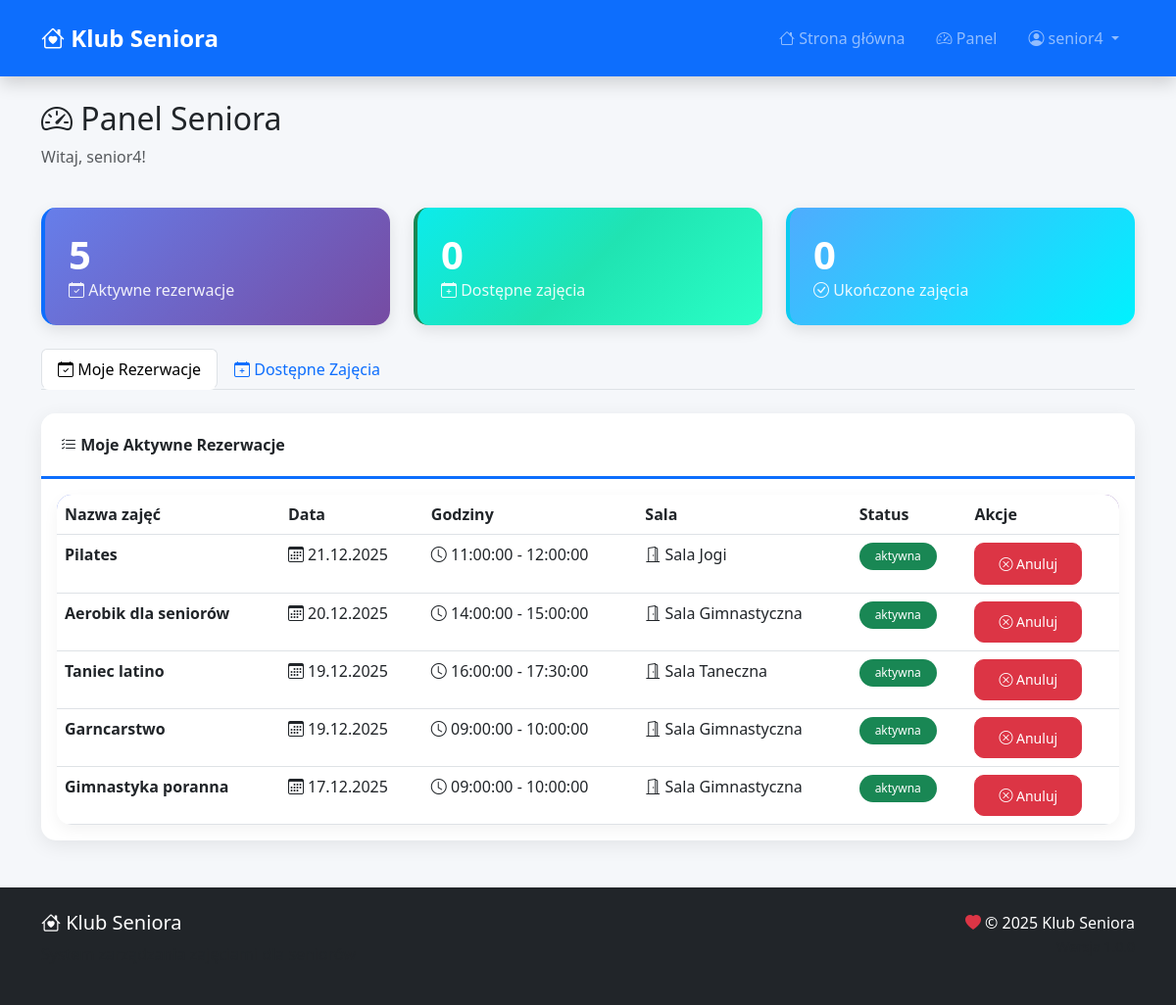
The page /dashboard.php (signed in) on the database its author committed.
### tables this page shows
CREATE TABLE `rezerwacje` (
  `id` int(11) NOT NULL,
  `id_seniora` int(11) NOT NULL,
  `id_zajec` int(11) NOT NULL,
  `data_rezerwacji` datetime DEFAULT current_timestamp(),
  `status` enum('aktywna','anulowana','zakonczona') DEFAULT 'aktywna',
  `data_anulowania` datetime DEFAULT NULL,
  `potwierdzenie` tinyint(1) DEFAULT 0
);

CREATE TABLE `zajecia` (
  `id` int(11) NOT NULL,
  `nazwa` varchar(150) NOT NULL,
  `opis` text DEFAULT NULL,
  `data` date NOT NULL,
  `godzina_od` time NOT NULL,
  `godzina_do` time NOT NULL,
  `limit_miejsc` int(11) NOT NULL,
  `wolne_miejsca` int(11) NOT NULL,
  `id_instruktora` int(11) NOT NULL,
  `id_sali` int(11) NOT NULL,
  `status` enum('planowane','odbyte','odwolane') DEFAULT 'planowane',
  `data_utworzenia` datetime DEFAULT current_timestamp()
);

CREATE TABLE `sale` (
  `id` int(11) NOT NULL,
  `nazwa` varchar(100) NOT NULL,
  `pojemnosc` int(11) NOT NULL,
  `opis` text DEFAULT NULL,
  `wyposazenie` text DEFAULT NULL,
  `czy_dostepna` tinyint(1) DEFAULT 1
);

### src/models/User.php (called while the page is built, shortened)
<?php
abstract class User {
    public function __construct($dane = []) {
        $this->id = $dane['id'] ?? null;
    }
}
?>

### src/models/Senior.php (called while the page is built, shortened)
<?php
require_once 'User.php';
class Senior extends User {
    public function getMojeRezerwacje($status = null) {
        try {
            $db = Database::getInstance()->getConnection();
            $sql = "SELECT r.*, z.nazwa, z.data, z.godzina_od, z.godzina_do, s.nazwa as sala_nazwa
                    FROM rezerwacje r
                    JOIN zajecia z ON r.id_zajec = z.id
                    LEFT JOIN sale s ON z.id_sali = s.id
                    WHERE r.id_seniora = ?";
            $params = [$this->id];
            if ($status !== null) {
                $sql .= " AND r.status = ?";
                $params[] = $status;
            }
            $sql .= " ORDER BY z.data DESC, z.godzina_od DESC";
            $stmt = $db->prepare($sql);
            $stmt->execute($params);
            return $stmt->fetchAll();
        } catch (Exception $e) {
            error_log('Błąd getMojeRezerwacje: ' . $e->getMessage());
            return [];
        }
    }
}
?>

### src/models/Zajecia.php (called while the page is built, shortened)
<?php
class Zajecia {
    public static function pobierzDostepne() {
        try {
            $db = Database::getInstance()->getConnection();
            $sql = "SELECT z.*, u.imie as instruktor_imie, u.nazwisko as instruktor_nazwisko,
                           s.nazwa as sala_nazwa
                    FROM zajecia z
                    LEFT JOIN users u ON z.id_instruktora = u.id
                    LEFT JOIN sale s ON z.id_sali = s.id
                    WHERE z.wolne_miejsca > 0
                      AND z.status = 'planowane'
                      AND z.data >= CURDATE()
                    ORDER BY z.data ASC, z.godzina_od ASC";
            $stmt = $db->query($sql);
            return $stmt->fetchAll();
        } catch (Exception $e) {
            error_log('Błąd pobierzDostepne: ' . $e->getMessage());
            return [];
        }
    }
}
?>

### public/dashboards/senior_dashboard.php (the view, shortened to what this page needs)
<?php
require_once __DIR__ . '/../../src/models/Senior.php';
require_once __DIR__ . '/../../src/models/Zajecia.php';
$senior = new Senior(['id' => $_SESSION['user_id']]);
$mojeRezerwacje = $senior->getMojeRezerwacje('aktywna');
$dostepneZajecia = Zajecia::pobierzDostepne();
?>
<!DOCTYPE html>
<html lang="pl">
<head>
    <link href="https://cdn.jsdelivr.net/npm/bootstrap@5.3.0/dist/css/bootstrap.min.css" rel="stylesheet">
    <link rel="stylesheet" href="https://cdn.jsdelivr.net/npm/bootstrap-icons@1.11.0/font/bootstrap-icons.css">
    <link rel="stylesheet" href="css/style.css">
</head>
<body>
    <?php include __DIR__ . '/../includes/navbar.php'; ?>
    <div class="container my-4">
        <div class="row mb-4">
            <div class="col">
                <h2><i class="bi bi-speedometer2"></i> Panel Seniora</h2>
                <p class="text-muted">Witaj, <?= htmlspecialchars($_SESSION['user_login']) ?>!</p>
            </div>
        </div>
        <div class="row mb-4">
            <div class="col-md-4">
                <div class="stat-card">
                    <h3><?= count($mojeRezerwacje) ?></h3>
                    <p><i class="bi bi-calendar-check"></i> Aktywne rezerwacje</p>
                </div>
            </div>
            <div class="col-md-4">
                <div class="stat-card success">
                    <h3><?= count($dostepneZajecia) ?></h3>
                    <p><i class="bi bi-calendar-plus"></i> Dostępne zajęcia</p>
                </div>
            </div>
            <div class="col-md-4">
                <div class="stat-card info">
                    <h3><?= count($senior->getMojeRezerwacje('zakonczona')) ?></h3>
                    <p><i class="bi bi-check-circle"></i> Ukończone zajęcia</p>
                </div>
            </div>
        </div>
        <ul class="nav nav-tabs mb-4" id="myTab" role="tablist">
            <li class="nav-item" role="presentation">
                <button class="nav-link active" id="rezerwacje-tab" data-bs-toggle="tab" data-bs-target="#rezerwacje" type="button">
                    <i class="bi bi-calendar-check"></i> Moje Rezerwacje
                </button>
            </li>
            <li class="nav-item" role="presentation">
                <button class="nav-link" id="dostepne-tab" data-bs-toggle="tab" data-bs-target="#dostepne" type="button">
                    <i class="bi bi-calendar-plus"></i> Dostępne Zajęcia
                </button>
            </li>
        </ul>
        <div class="tab-content" id="myTabContent">
            <div class="tab-pane fade show active" id="rezerwacje">
                <div class="card dashboard-card">
                    <div class="card-header">
                        <i class="bi bi-list-check"></i> Moje Aktywne Rezerwacje
                    </div>
                    <div class="card-body">
                        <?php if (empty($mojeRezerwacje)): ?>
                            <div class="alert alert-info">
                                <i class="bi bi-info-circle"></i> Nie masz jeszcze żadnych rezerwacji.
                            </div>
                        <?php else: ?>
                            <div class="table-responsive">
                                <table class="table table-hover">
                                    <thead>
                                        <tr>
                                            <th>Nazwa zajęć</th>
                                            <th>Data</th>
                                            <th>Godziny</th>
                                            <th>Sala</th>
                                            <th>Status</th>
                                            <th>Akcje</th>
                                        </tr>
                                    </thead>
                                    <tbody>
                                        <?php foreach ($mojeRezerwacje as $r): ?>
                                            <tr>
                                                <td><strong><?= htmlspecialchars($r['nazwa']) ?></strong></td>
                                                <td><i class="bi bi-calendar3"></i> <?= date('d.m.Y', strtotime($r['data'])) ?></td>
                                                <td><i class="bi bi-clock"></i> <?= $r['godzina_od'] ?> - <?= $r['godzina_do'] ?></td>
                                                <td><i class="bi bi-door-open"></i> <?= htmlspecialchars($r['sala_nazwa']) ?></td>
                                                <td><span class="badge bg-success"><?= htmlspecialchars($r['status']) ?></span></td>
                                                <td>
                                                    <button class="btn btn-sm btn-danger btn-anuluj" data-rezerwacja-id="<?= $r['id'] ?>">
                                                        <i class="bi bi-x-circle"></i> Anuluj
                                                    </button>
                                                </td>
                                            </tr>
                                        <?php endforeach; ?>
                                    </tbody>
                                </table>
                            </div>
                        <?php endif; ?>
                    </div>
                </div>
            </div>
        </div>
    </div>
    <?php include __DIR__ . '/../includes/footer.php'; ?>
    <div class="toast-container position-fixed bottom-0 end-0 p-3">
    </div>
</body>
</html>

### public/css/style.css (style rules this page uses)
:root { --primary-color: #0d6efd; --secondary-color: #6c757d; --success-color: #198754; --danger-color: #dc3545; --warning-color: #ffc107; --info-color: #0dcaf0; --light-color: #f8f9fa; --dark-color: #212529; --gradient-primary: linear-gradient(135deg, #667eea 0%, #764ba2 100%); --gradient-success: linear-gradient(135deg, #0cebeb 0%, #20e3b2 50%, #29ffc6 100%); }
body { font-family: 'Segoe UI', Tahoma, Geneva, Verdana, sans-serif; background-color: #f5f7fa; }
.dashboard-card { border: none; border-radius: 15px; box-shadow: 0 5px 20px rgba(0,0,0,0.08); transition: all 0.3s ease; overflow: hidden; }
.dashboard-card .card-header { background: white; border-bottom: 3px solid var(--primary-color); font-weight: 600; padding: 1.25rem; }
.stat-card { border-left: 4px solid var(--primary-color); background: linear-gradient(135deg, #667eea 0%, #764ba2 100%); color: white; border-radius: 15px; padding: 1.5rem; box-shadow: 0 5px 15px rgba(0,0,0,0.1); }
.stat-card.success { background: linear-gradient(135deg, #0cebeb 0%, #20e3b2 50%, #29ffc6 100%); border-left-color: var(--success-color); }
.stat-card.info { background: linear-gradient(135deg, #4facfe 0%, #00f2fe 100%); border-left-color: var(--info-color); }
.stat-card h3 { font-size: 2.5rem; font-weight: bold; margin: 0; }
.stat-card p { margin: 0; opacity: 0.9; }
.btn { border-radius: 10px; padding: 0.6rem 1.5rem; font-weight: 500; transition: all 0.3s ease; }
.table-responsive { border-radius: 15px; overflow: hidden; box-shadow: 0 5px 15px rgba(0,0,0,0.05); }
.table { margin-bottom: 0; }
.table thead { background: var(--gradient-primary); color: white; }
.table tbody tr { transition: all 0.2s ease; }
.badge { padding: 0.5rem 1rem; border-radius: 50px; font-weight: 500; }
.nav-link { padding: 0.5rem 1rem !important; border-radius: 8px; transition: all 0.3s ease; }

### rows shown on the page
rezerwacje: id_zajec.nazwa "Pilates", id_zajec.data "21.12.2025", id_zajec.godzina_od "11:00:00", id_zajec.godzina_do "12:00:00", sale.nazwa "Sala Jogi", status "aktywna"
rezerwacje: id_zajec.nazwa "Aerobik dla seniorów", id_zajec.data "20.12.2025", id_zajec.godzina_od "14:00:00", id_zajec.godzina_do "15:00:00", sale.nazwa "Sala Gimnastyczna", status "aktywna"
rezerwacje: id_zajec.nazwa "Taniec latino", id_zajec.data "19.12.2025", id_zajec.godzina_od "16:00:00", id_zajec.godzina_do "17:30:00", sale.nazwa "Sala Taneczna", status "aktywna"
rezerwacje: id_zajec.nazwa "Garncarstwo", id_zajec.data "19.12.2025", id_zajec.godzina_od "09:00:00", id_zajec.godzina_do "10:00:00", sale.nazwa "Sala Gimnastyczna", status "aktywna"
rezerwacje: id_zajec.nazwa "Gimnastyka poranna", id_zajec.data "17.12.2025", id_zajec.godzina_od "09:00:00", id_zajec.godzina_do "10:00:00", sale.nazwa "Sala Gimnastyczna", status "aktywna"

### other values the page prints
$_SESSION['user_login'] "senior4"
count($mojeRezerwacje) "5"
count($dostepneZajecia) "0"
count($senior->getMojeRezerwacje('zakonczona')) "0"
